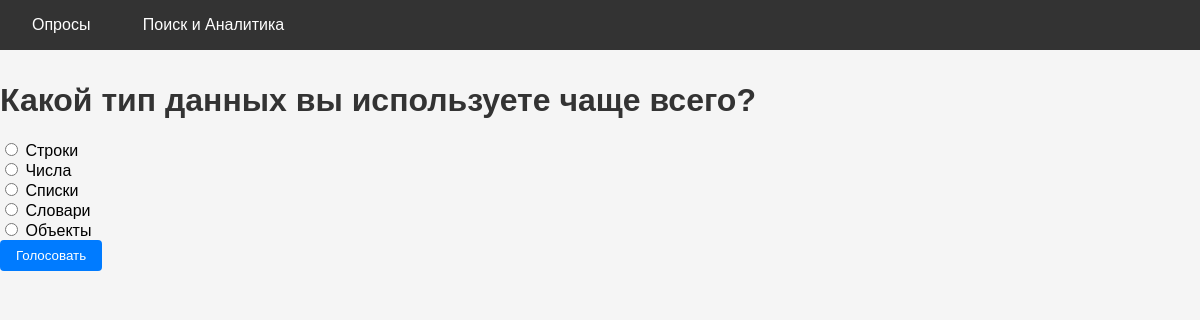
Screenshot of /3/ with the database file from the repository.
### polls/models.py (models this page shows, shortened)
class Question(models.Model):
    question_text = models.CharField(max_length=200)
    pub_date = models.DateTimeField(default=timezone.now)
    author = models.ForeignKey(get_user_model(), null=True, blank=True, on_delete=models.SET_NULL)

class Choice(models.Model):
    question = models.ForeignKey(Question, related_name='choices', on_delete=models.CASCADE)
    choice_text = models.CharField(max_length=200)
    votes = models.PositiveIntegerField(default=0)

### polls/views.py (the view)
# urls.py: path('<int:pk>/', views.DetailView.as_view(), name='detail'),
class DetailView(generic.DetailView):
    model = Question
    template_name = 'polls/detail.html'

### polls/templates/polls/detail.html (shortened to what this page needs)
{% extends 'polls/base.html' %}
{% block content %}
  <h1>{{ object.question_text }}</h1>
  <form method="post" action="{% url 'polls:vote' object.pk %}">
    {% for c in object.choices.all %}
      <div>
        <label><input type="radio" name="choice" value="{{ c.pk }}"> {{ c.choice_text }}</label>
      </div>
    {% endfor %}
    <button type="submit">Голосовать</button>
  </form>
{% endblock %}

### polls/static/polls/style.css (style rules this page uses)
body { font-family: Arial, sans-serif; margin: 0; padding: 0; background-color: #f5f5f5; }
h1, h2, h3 { color: #333; }
form { margin: 1rem 0; }
button { background-color: #007bff; color: white; padding: 0.5rem 1rem; border: none; border-radius: 4px; cursor: pointer; }

### rows the page displays
Question: question_text "Какой тип данных вы используете чаще всего?"
Choice: choice_text "Строки"
Choice: choice_text "Числа"
Choice: choice_text "Списки"
Choice: choice_text "Словари"
Choice: choice_text "Объекты"
